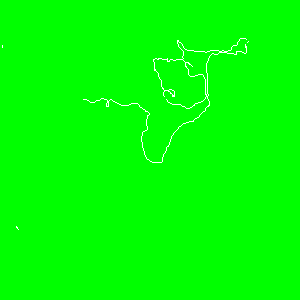

Generate this figure with Python:

from PIL import Image
from i_game import read_coords
import time


time.sleep(1)

img = Image.open(f'mapper.png')
idk = img.load()

coords_set = set()
while True:
    coords = read_coords()
    if not coords:
        break
    coords_set.add(coords)

for i in coords_set:
    idk[
        i[0], i[1]
    ] = (255, 255, 255)


img.save(f'mapper.png')
